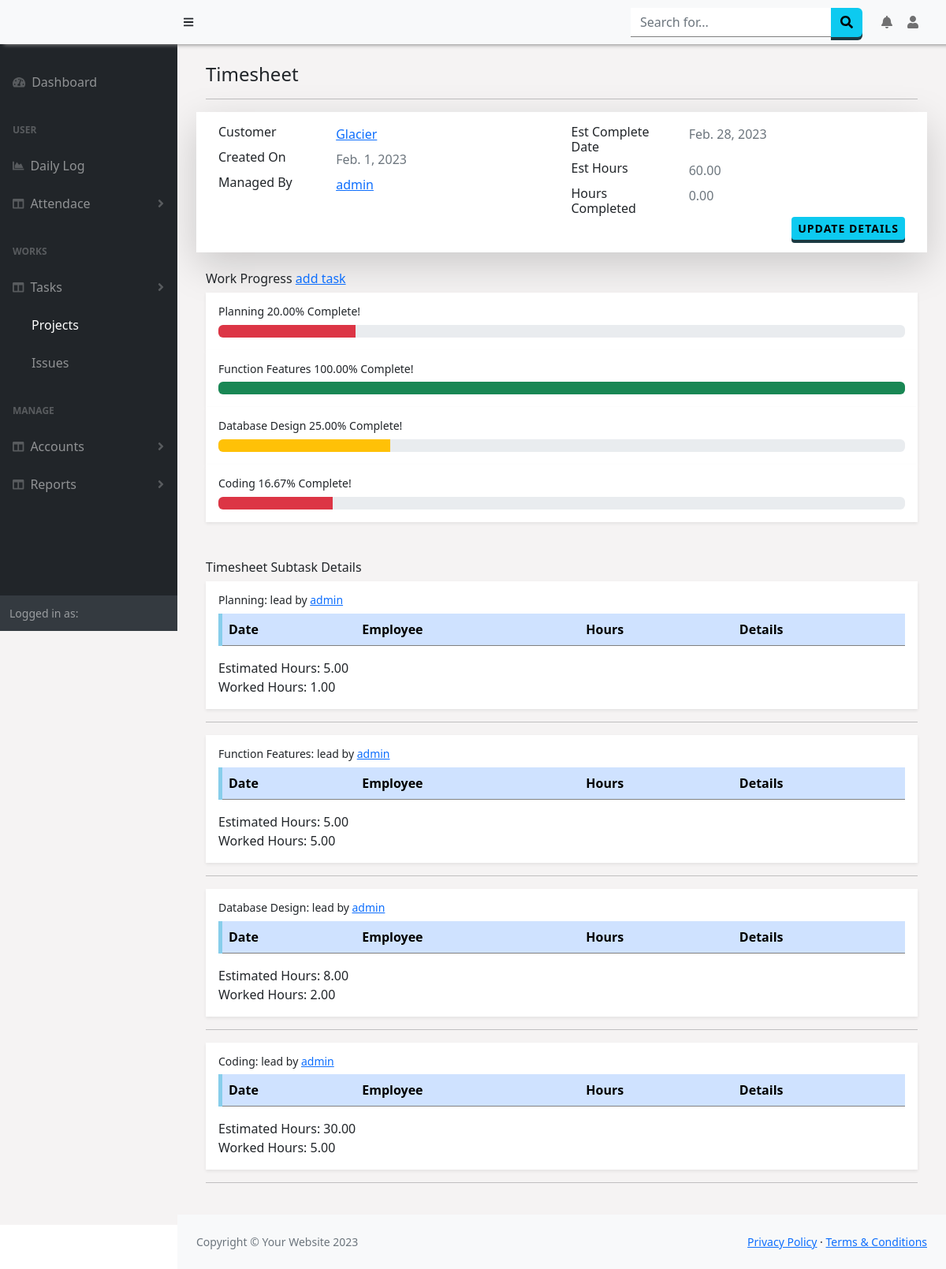
Before: /Project/details/1 with the older database file.
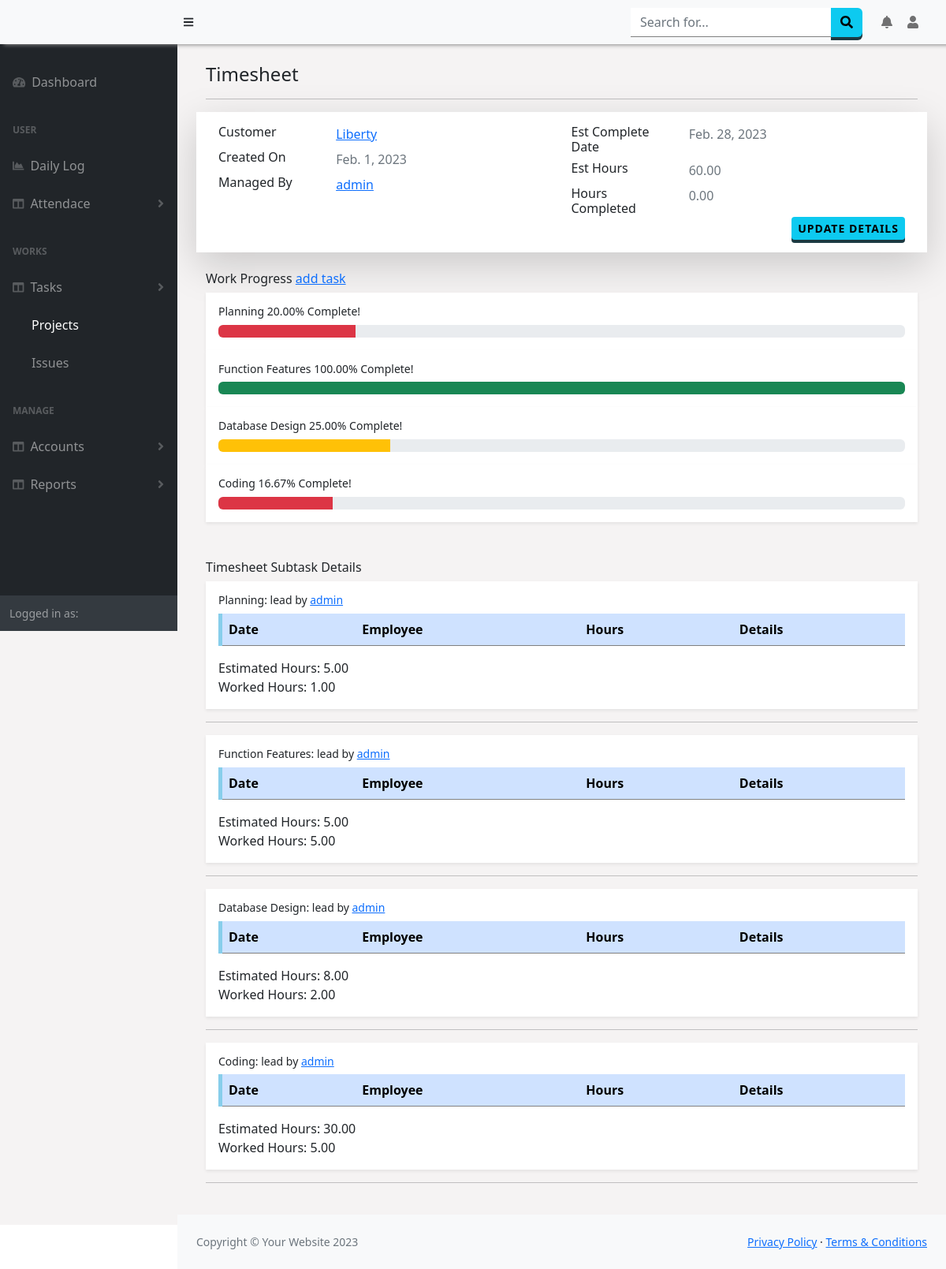
After: the same page with the newer database file.
### Project/models.py (models this page shows, shortened)
class Project(models.Model):
    name = models.CharField(max_length=250,null=False)
    customer = models.CharField(max_length=250)
    estimate_hr = models.DecimalField(null=True,decimal_places=2,max_digits=5)
    worked_hr = models.DecimalField(null=True,decimal_places=2,max_digits=5)
    manager = models.ForeignKey(User,on_delete=models.CASCADE)
    details = models.CharField(max_length=500,null=True)
    created_on = models.DateField(auto_now_add=True)
    estimated_date = models.DateField(null=True)

### Project/views.py (the view)
# urls.py: path('details/<pid>',views.getProject,name='projectDetails'),
def getProject(request,pid):
    project = Project.objects.get(id=pid)
    sproject1 = SubProject.objects.filter(project=pid)
    sproject = []
    for x in sproject1:
        sproject.append({
            'id':x.id,
            'project':x.project.name,
            'manager':x.project.manager.username,
            'name':x.name,
            'details':x.details,
            'assigned_to':x.assigned_to,
            'hours':x.hour,
            'hours_done':x.hours_done,
            'percent': round(Decimal((x.hours_done/x.hour)*100),2)
        })
    data = {'project':project,'subtask':sproject}
    return render(request,'projects/project.html',data)

### Attendance/context_processors.py (called while the page is built)
def getNewLeaves(request):
    if request.user.id:
        is_manager = checkTeams(request)
        if is_manager[1] == True:
            new_leaves = Leave.objects.filter(user__id__in=is_manager[0],approval = 2)
        else:
            today = datetime.datetime.now()
            new_leaves = Leave.objects.filter(user=request.user,date_approved__gte=today.date())
        return {"manager":is_manager[1],'n_leaves':new_leaves}
    else:
        return {}

def getLogApproval(request):
    if request.user.id:
        is_manager = checkTeams(request)
        if is_manager[1] == True:
            l_approval = LogApproval.objects.filter(user__id__in=is_manager[0],request=True)
        else:
            l_approval = LogApproval.objects.filter(user=request.user,status=True)
        return {'n_log_approval':l_approval}
    else:
        return {}

### Project/templates/projects/project.html (shortened to what this page needs)
{% extends "base.html" %}
{% block content %}
<div class="container">
    <h4>{{project.name}}</h4><hr />
    <div class="row shadow-lg bg-white  p-3" >
        <div class="col-6" >
            <div class="row">
                <div class="col-sm-4">
                    <h6 class="mb-0">Customer</h6>
                </div>
                <div class="col-sm-8 text-secondary">
                    <a href="#">{{project.customer}}</a>
                </div>
            </div>
            <div class="row mt-2">
                <div class="col-sm-4">
                <h6 class="mb-0">Created On</h6>
                </div>
                <div class="col-sm-8 text-secondary">
                {{project.created_on}}
                </div>
            </div>
            <div class="row mt-2">
                <div class="col-sm-4">
                    <h6 class="mb-0">Managed By</h6>
                </div>
                <div class="col-sm-8 text-secondary">
                    <a href="#" >{{project.manager}}</a>
                </div>
            </div>
        </div>
        <div class="col-6">
            <div class="row">
                <div class="col-sm-4">
                <h6 class="mb-0">Est Complete Date</h6>
                </div>
                <div class="col-sm-8 text-secondary">
                {{project.estimated_date}}
                </div>
            </div>
            <div class="row mt-2">
                <div class="col-sm-4">
                    <h6 class="mb-0">Est Hours</h6>
                </div>
                <div class="col-sm-8 text-secondary">
                    {{project.estimate_hr}}
                </div>
                </div>
            <div class="row mt-2">
                <div class="col-sm-4">
                    <h6 class="mb-0">Hours Completed</h6>
                </div>
                <div class="col-sm-8 text-secondary">
                    {{project.worked_hr}}
                </div>
            </div>
        </div>
        <div class="text-end">
            <button class="btn btn-info btn-sm" type="button" data-bs-toggle="offcanvas" data-bs-target="#offcanvasRight" aria-controls="offcanvasRight">Update Details</button>
        </div>
    </div>
    <br>
    <div class="">
        <h6>Work Progress <a href="#">add task</a></h6>
        {% for task in subtask %}
        <div class="container-fluid shadow-sm bg-white  p-3">
            <h4 class="small font-weight-bold">{{task.name}} <span
                class="float-right">{{task.percent}}% Complete!</span></h4>
            <div class="progress">
                <div class="progress-bar {% if task.percent < 25 %}bg-danger {% elif task.percent < 50 %}bg-warning{% elif task.percent > 90 %}bg-success{% endif %}" role="progressbar" style="width: {{task.percent}}%"
                    aria-valuenow="100" aria-valuemin="0" aria-valuemax="100"></div>
            </div>
        </div>
        {% endfor %}<br><br>
        <h6>{{project.name}} Subtask Details </h6>
        {% for task1 in subtask %}
        <div class="container shadow-sm bg-white  p-3">
            <h4 class="small font-weight-bold">{{task1.name}}: lead by <a href="#">{{task1.manager}}</a></h4>
            <div class="table-responsive">
                <table class="table table-hover table-secondary table-borderless p-3">
                    <thead class="table-primary">
                        <tr style="border-bottom:1px solid grey;border-left:5px solid skyblue;">
                            <th>Date</th><th>Employee</th><th>Hours</th><th>Details</th></tr></thead>
                </table>
            </div>
            <div>
                <label>Estimated Hours: {{task1.hours}}</label><br>
                <label>Worked Hours: {{task1.hours_done}}</label>
            </div>
        </div><hr />
        {% endfor %}
    </div>
{% endblock %}

Changed rows visible on the page:
changed Project "Timesheet": customer "Glacier" → "Liberty"
